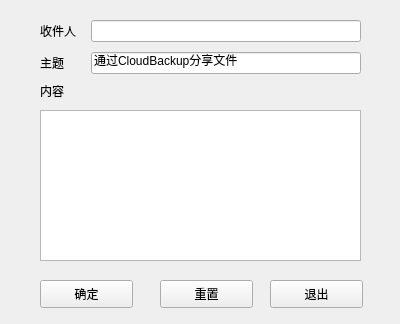
<?xml version="1.0" encoding="UTF-8"?>
<ui version="4.0">
 <class>GoogleCloud_Share</class>
 <widget class="QWidget" name="GoogleCloud_Share">
  <property name="geometry">
   <rect>
    <x>0</x>
    <y>0</y>
    <width>400</width>
    <height>324</height>
   </rect>
  </property>
  <property name="windowTitle">
   <string>Google用户分享</string>
  </property>
  <widget class="QPushButton" name="button_submit">
   <property name="geometry">
    <rect>
     <x>40</x>
     <y>280</y>
     <width>93</width>
     <height>28</height>
    </rect>
   </property>
   <property name="text">
    <string>确定</string>
   </property>
  </widget>
  <widget class="QPushButton" name="button_exit">
   <property name="geometry">
    <rect>
     <x>270</x>
     <y>280</y>
     <width>93</width>
     <height>28</height>
    </rect>
   </property>
   <property name="text">
    <string>退出</string>
   </property>
  </widget>
  <widget class="QPushButton" name="button_reset">
   <property name="geometry">
    <rect>
     <x>160</x>
     <y>280</y>
     <width>93</width>
     <height>28</height>
    </rect>
   </property>
   <property name="text">
    <string>重置</string>
   </property>
  </widget>
  <widget class="QWidget" name="formLayoutWidget">
   <property name="geometry">
    <rect>
     <x>40</x>
     <y>20</y>
     <width>321</width>
     <height>54</height>
    </rect>
   </property>
   <layout class="QFormLayout" name="formLayout">
    <property name="horizontalSpacing">
     <number>15</number>
    </property>
    <property name="verticalSpacing">
     <number>10</number>
    </property>
    <item row="0" column="0">
     <widget class="QLabel" name="lgrec">
      <property name="text">
       <string>收件人</string>
      </property>
     </widget>
    </item>
    <item row="0" column="1">
     <widget class="QLineEdit" name="tgrec">
      <property name="toolTip">
       <string>多个邮件之间用逗号隔开</string>
      </property>
     </widget>
    </item>
    <item row="1" column="0">
     <widget class="QLabel" name="lgtopic">
      <property name="text">
       <string>主题</string>
      </property>
     </widget>
    </item>
    <item row="1" column="1">
     <widget class="QLineEdit" name="tgtopic">
      <property name="text">
       <string>通过CloudBackup分享文件</string>
      </property>
     </widget>
    </item>
   </layout>
  </widget>
  <widget class="QWidget" name="verticalLayoutWidget">
   <property name="geometry">
    <rect>
     <x>40</x>
     <y>80</y>
     <width>321</width>
     <height>21</height>
    </rect>
   </property>
   <layout class="QVBoxLayout" name="verticalLayout">
    <item>
     <widget class="QLabel" name="lgcontext">
      <property name="text">
       <string>内容</string>
      </property>
     </widget>
    </item>
   </layout>
  </widget>
  <widget class="QWidget" name="verticalLayoutWidget_2">
   <property name="geometry">
    <rect>
     <x>40</x>
     <y>110</y>
     <width>321</width>
     <height>151</height>
    </rect>
   </property>
   <layout class="QVBoxLayout" name="verticalLayout_2">
    <item>
     <widget class="QTextEdit" name="textareag"/>
    </item>
   </layout>
  </widget>
 </widget>
 <resources/>
 <connections/>
</ui>
